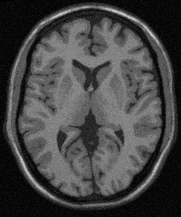
#> input picture Practica/Practica 2/archivos-practica2/ImagenA.pgm, 181 x 217 px
$ python ej_1.py ImagenA.pgm out.png
#> lines starting #> are read from the running program, lines starting #| are printed output that depends on the picture
import cv2
import sys
import numpy as np
import matplotlib.pyplot as plt
import os.path
import scienceplots

plt.style.use(['science', 'notebook', 'grid'])


def read_pgm_file(file_name):

#> called with file_name = 'ImagenA.pgm'
    data_dir = os.path.dirname(os.path.abspath(__file__))

    # Test if file exists
    file_path = os.path.join(data_dir, file_name)
    assert os.path.isfile(file_path), 'file \'{0}\' does not exist'.format(file_path)

    img = cv2.imread(file_name,flags=cv2.IMREAD_GRAYSCALE)
#> img is the input picture: shape (217, 181); min 0, max 219, mean 67.9

    if img is not None:
        print('img.size: ', img.size)
#| img.size:  39277
#| Size of image: (217, 181)
    else:
        print('imread({0}) -> None'.format(file_path))

    return img

def show_img_hist(im):
    vmin = np.amin(im)
#> vmin = 0
    vmax = np.max(im)
#> vmax = 219
    print("Intensity Min: {}   Max:{}".format(vmin,vmax))
#| Intensity Min: 0   Max:219

    L = vmax - vmin
#> L = 219
    print("Number of Levels: {}".format(L))
#| Number of Levels: 219

    fig =plt.figure(figsize=(8, 6))
    plt.grid()
    plt.axis('off')


    imgplot = plt.imshow(im,cmap='gray', vmin=vmin, vmax=vmax)
    fig.colorbar(imgplot, ax=plt.gca())

    plt.figure(figsize=(8, 6))
    hist, bin_edges = np.histogram(im.ravel(),bins=L)
#> hist = 219 values, max 1026 at index 6, min 0 at index 206, mean 179.3; bin_edges = 220 values from 0 to 219
    plt.bar(bin_edges[:-1], hist)

# Implementa un contrast stretching
def process_pgm_file(im):
    imout = im.copy()

    # Busco los valores maximos y minimos de la imagen
    i_min = np.amin(im)
#> i_min = 0
    i_max = np.amax(im)
#> i_max = 219

    #Aplico la transformacion del contraste T(A) = a * A + b, donde ajusto una funcion lineal para que el valor minimo sea 0 y el maximo 255
    for i in range(im.shape[0]):
        for j in range(im.shape[1]):
            imout[i,j] = (im[i, j] - i_min) * (255 / (i_max - i_min))
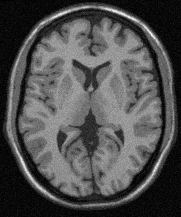
#> imout: shape (217, 181); min 0, max 255, mean 78.6
    return imout

if __name__ == "__main__":

    if(len(sys.argv)<3):
        print("Usage: python read-write-pgm.py [infile.pgm] [outfile.pgm]")
        exit(1)

    infile = sys.argv[1]
    outfile = sys.argv[2]

    img = read_pgm_file(infile)

    im = np.array(img)
    print("Size of image: {}".format(im.shape))

    show_img_hist(im)

    imout = process_pgm_file(im)

    show_img_hist(imout)
#| Intensity Min: 0   Max:255
#| Number of Levels: 255

    plt.show()
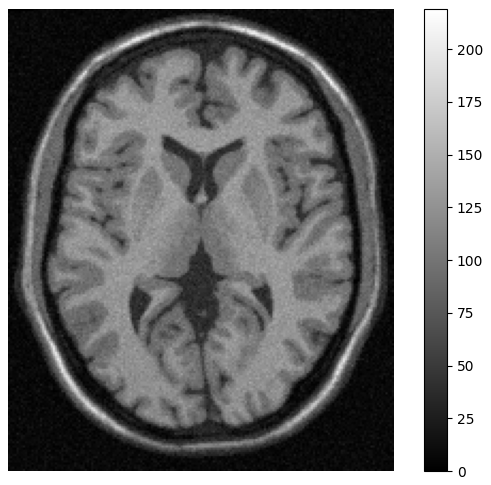
#> figure drawn by matplotlib, 2 panels
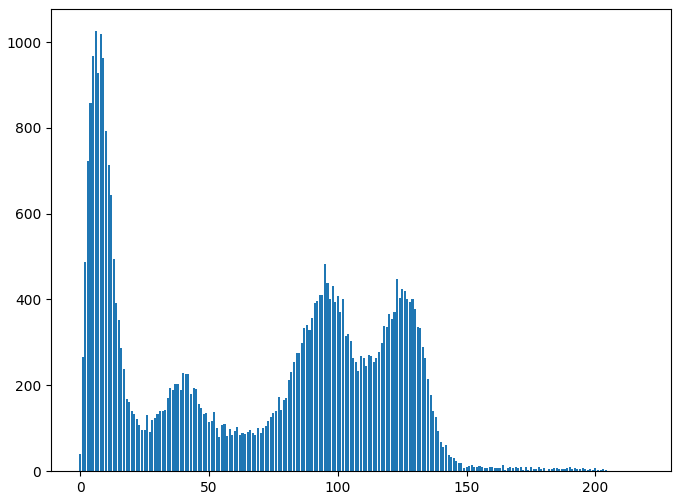
#> figure drawn by matplotlib, 1 panel; tallest bar 1026 high, from x = 5.6 to 6.4
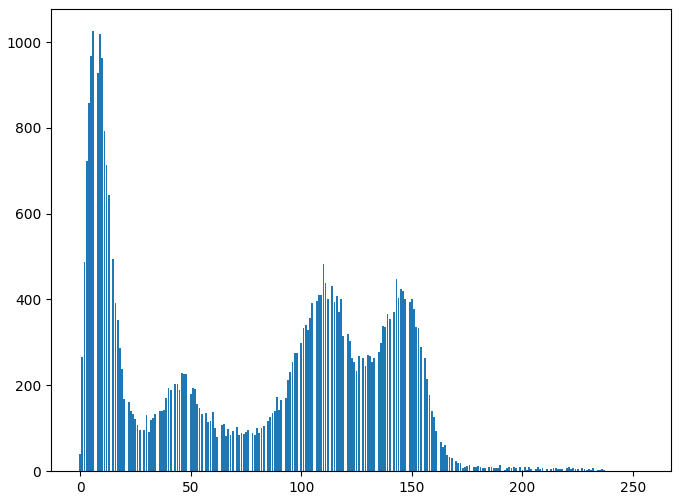
#> figure drawn by matplotlib, 1 panel; tallest bar 1026 high, from x = 5.6 to 6.4
    cv2.imwrite(outfile,imout,[cv2.IMWRITE_PXM_BINARY,0])

$ run again, on Practica/Practica 2/archivos-practica2/A0_ec.pgm
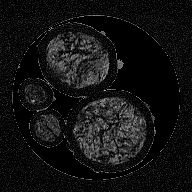
#> input picture Practica/Practica 2/archivos-practica2/A0_ec.pgm, 192 x 192 px
#> in read_pgm_file, img is the input picture: shape (192, 192); min 0, max 184, mean 18.7
#| img.size:  36864
#| Size of image: (192, 192)
#> vmin = 0
#> vmax = 184
#| Intensity Min: 0   Max:184
#| Number of Levels: 184
#> hist = 184 values, max 14069 at index 0, min 0 at index 157, mean 200.3; bin_edges = 185 values from 0 to 184
#> i_min = 0
#> i_max = 184
#> after the loop in process_pgm_file, `for i in range(im.shape[0]):`:
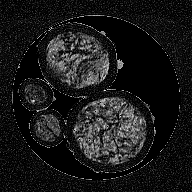
#> imout: shape (192, 192); min 0, max 255, mean 25.6
#| Intensity Min: 0   Max:255
#| Number of Levels: 255
#> `plt.show()`:
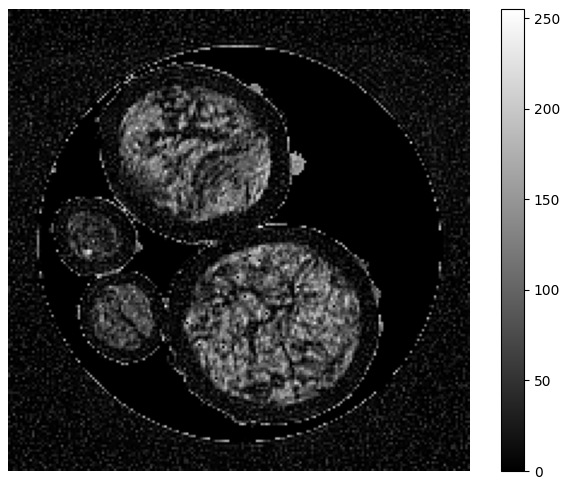
#> figure drawn by matplotlib, 2 panels

$ run again, on Practica/Practica 2/archivos-practica2/A0_ec_sub.pgm
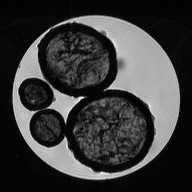
#> input picture Practica/Practica 2/archivos-practica2/A0_ec_sub.pgm, 192 x 192 px
#> in read_pgm_file, img is the input picture: shape (192, 192); min 1, max 255, mean 58.8
#| img.size:  36864
#| Size of image: (192, 192)
#> vmin = 1
#> vmax = 255
#| Intensity Min: 1   Max:255
#> L = 254
#| Number of Levels: 254
#> hist = 254 values, max 3331 at index 3, min 0 at index 228, mean 145.1; bin_edges = 255 values from 1 to 255
#> i_min = 1
#> i_max = 255
#| Intensity Min: 0   Max:255
#| Number of Levels: 255
#> `plt.show()`:
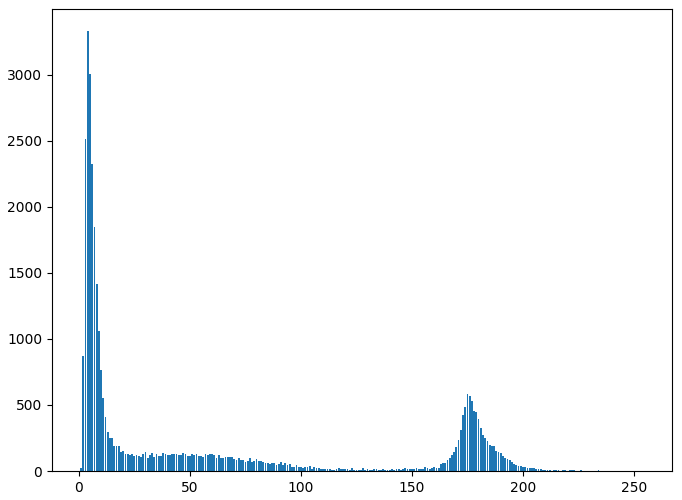
#> figure drawn by matplotlib, 1 panel; tallest bar 3331 high, from x = 3.6 to 4.4
#> `plt.show()`:
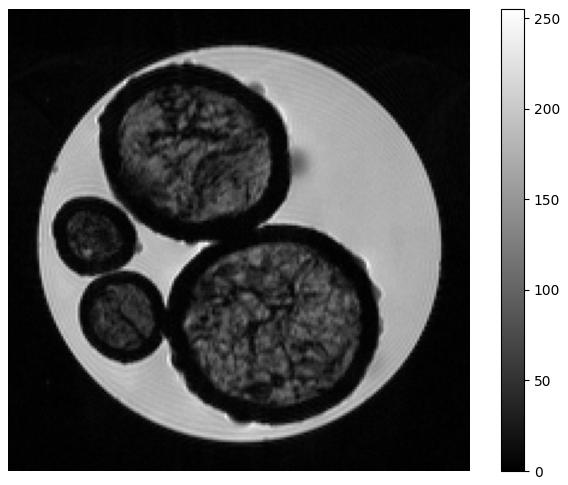
#> figure drawn by matplotlib, 2 panels
